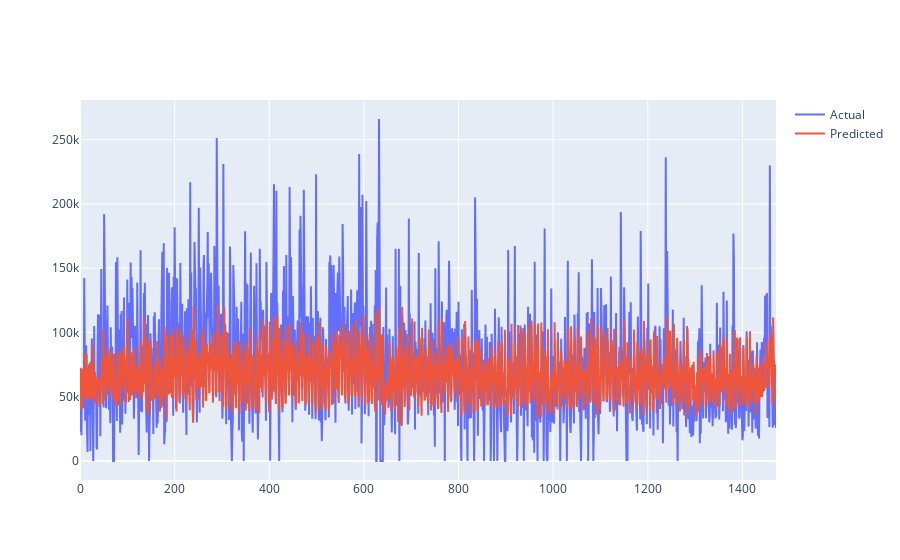

Notebook cell for this chart:
### Code cell
import plotly.graph_objects as go

x = np.arange(y_pred_flat.shape[0])
fig = go.Figure()
fig.add_trace(go.Scatter(x=x, y=scaler.inverse_transform(y_actual_flat.reshape(-1, 1)).reshape(-1), name="Actual"))
fig.add_trace(go.Scatter(x=x, y=scaler.inverse_transform(y_pred_flat.reshape(-1, 1)).reshape(-1), name="Predicted"))
fig.show()

### Figure 1 — Plotly figure (JSON) as saved in the notebook; plotly's stock layout.template omitted (floating-point values rounded to 4 significant figures; data arrays with more than 128 entries replaced by an {"elided": "..."} marker saying what was removed)
{"data": [{"name": "Actual", "type": "scatter", "x": {"elided": "1472 int values"}, "y": {"elided": "1472 float values"}}, {"name": "Predicted", "type": "scatter", "x": {"elided": "1472 int values"}, "y": {"elided": "1472 float values"}}], "layout": {}}
